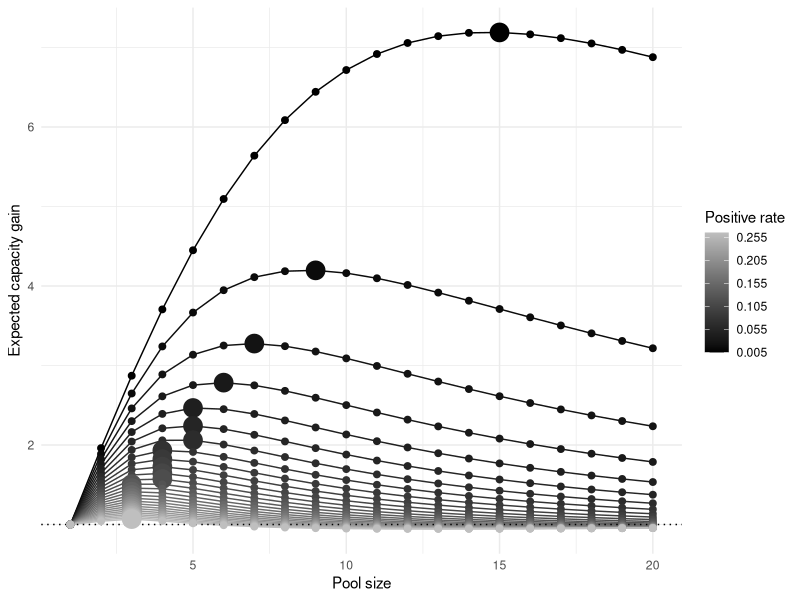
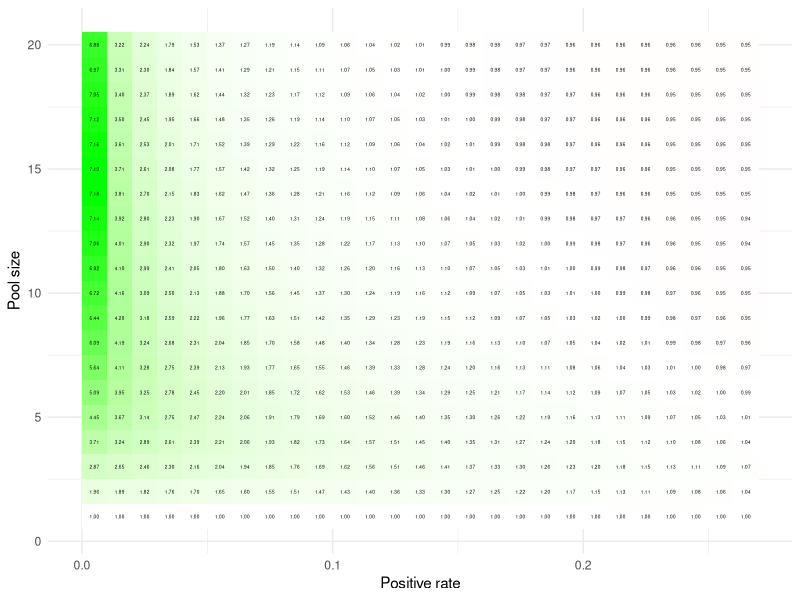
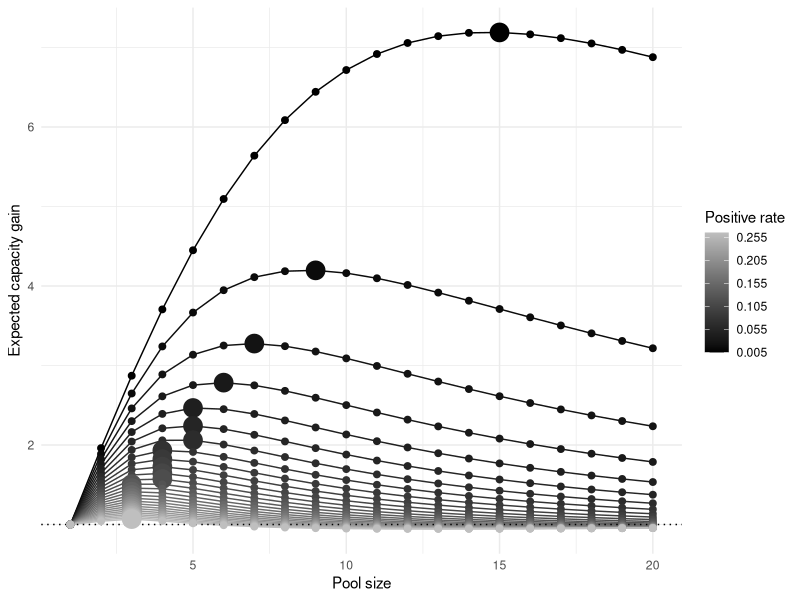
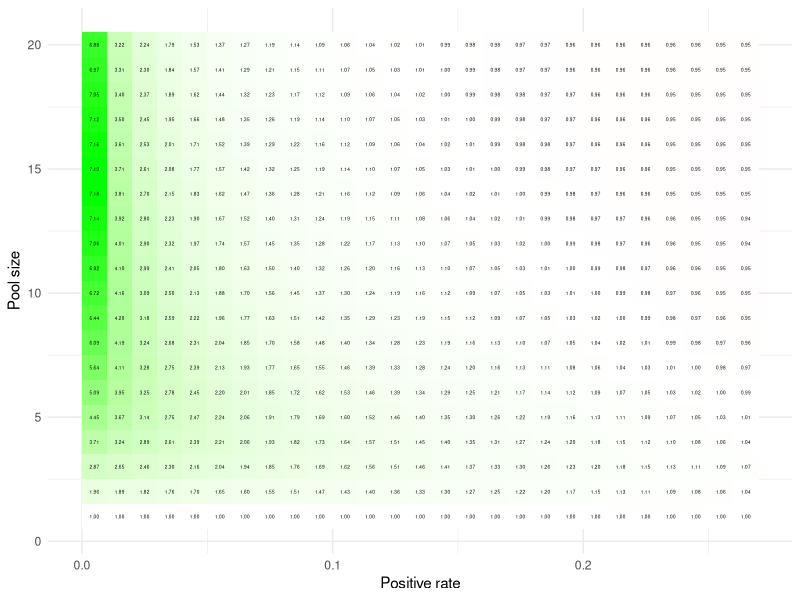

The R script that drew these images, in order:
## ---- chunk 1
pool_positive = function(probs){
  1 - prod(1-probs)
}
## ---- chunk 2
expected_tests = function(probs){
  1+pool_positive(probs)*length(probs)
}
## ---- chunk 3
ps = seq(from=0.005, to=0.27, by=0.01)
ns = 2:20
res= c()
for(p in ps){
  res = rbind(res,
              c(p, 1, p, 1))
  for(n in ns){
    res = rbind(res,
                c(p, n, pool_positive(rep(p,n)), expected_tests(rep(p,n))))
  }
}
res = as.data.frame(res)
colnames(res) = c("prob_positive", "pool_size", "pool_positive", "expected_tests")
## ---- chunk 4
res$best = F
res$capacity_gain = res$pool_size/res$expected_tests
for(p in ps){
  res[res$prob_positive ==p,]$best = 
    (res[res$prob_positive ==p, ]$capacity_gain == max(subset(res, prob_positive==p)$capacity_gain))
}
## ---- chunk 5
library(ggplot2)
library(reshape2)
## ---- chunk 6
head(res)
## ---- chunk 7
cgplot = 
ggplot(res, aes(y=capacity_gain, x = pool_size, group=prob_positive, color = prob_positive)) +
  theme_minimal() + 
  geom_line() + 
  geom_hline(yintercept=1, lty="dotted") + 
  geom_point(aes(size=best)) +
  scale_color_gradient(name="Positive rate", 
                       breaks = ps[seq(1,27,by=5)],
                       low = "black", high="grey75") +
  scale_size_discrete(guide="none") +
  ylab("Expected capacity gain") +
  xlab("Pool size")
print(cgplot)
## ---- chunk 8
pdf("../results/cgPool.pdf", width=6, height=5)
print(cgplot)
dev.off()
## ---- chunk 9
library(knitr)
kable(subset(res, best))
## ---- chunk 10
best_pool_matrix = 
  with(res, 
       tapply(capacity_gain, 
              list(prob_positive, pool_size), 
              max))

bps = data.frame(capacity_gain=apply(best_pool_matrix, 1, max),
      best_pool_size=as.numeric(colnames(best_pool_matrix)[apply(best_pool_matrix, 1, which.max)]))
bps$positive_rate = as.numeric(rownames(bps))
data.frame(pool_size = with(bps, tapply(best_pool_size, best_pool_size, min)),
           min_positive = with(bps, tapply(positive_rate, best_pool_size, min)),
           max_positive = with(bps, tapply(positive_rate, best_pool_size, max)),
           min_capacity_gain = with(bps, tapply(capacity_gain, best_pool_size, min)),
           max_capacity_gain = with(bps, tapply(capacity_gain, best_pool_size, max)))
## ---- chunk 11
gg = ggplot(melt(best_pool_matrix), 
       aes(fill=value, x=Var1, y=Var2)) + 
  geom_tile() + 
  scale_fill_gradient2(low="red", mid="white", high="green", midpoint=1) +
  geom_text(aes(label=format(value, digits = 2)), size=1.2) +
  theme_minimal() + 
  ylab("Pool size")+xlab("Positive rate") + theme(legend.position = "none")
pdf("../results/posRateVSpoolSize.pdf", width=6, height=5)
print(gg)
dev.off()
print(gg)
## ---- chunk 12
# Capacity gain for a pool test of n specimens with *pool* positive prob pp
cnp = function(n, pp){
  n/(1 + n*pp)
}

# Probability of pool being positive by adding a new specimen with individual probability pi
# to a pool with *pool* positive probability pp
add1pool_positive = function(pi, pp){
  pp + (1-pp)*pi
}

# Capacity gain by additing a new specimen with individual positvie probability pi 
# to a pool of n-1 specimens with *pool* positive probability pp
cnnp = function(pi, pp, n){
  n / (1 + n * add1pool_positive(pi, pp))
}
## ---- chunk 13
pi = 0.05
p = 0.05
for(i in 2:10){
  if(cnp(i-1, p) > cnnp(pi, p, i)){
    print(i-1)
    break
  }
  p = add1pool_positive(pi, p)
}
p
pool_positive(rep(pi, 5))
c(4, cnp(4, pool_positive(rep(pi, 4))))
c(5, cnp(5, pool_positive(rep(pi, 5))))
c(6, cnp(6, pool_positive(rep(pi, 6))))
c(7, cnp(7, pool_positive(rep(pi, 7))))
